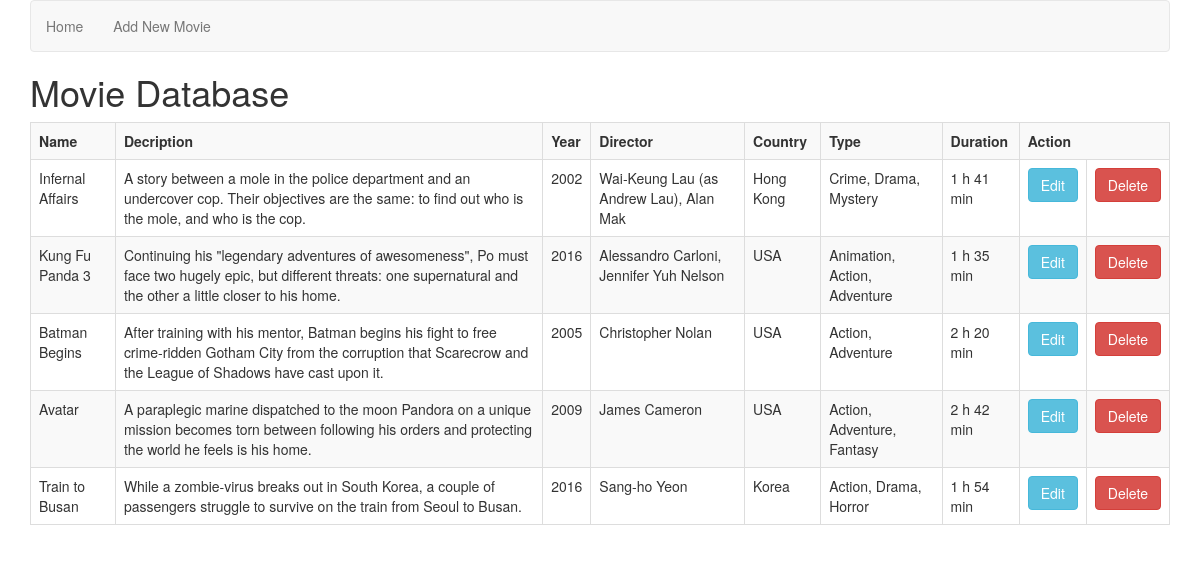
The page / on the database its author committed.
### tables this page shows
CREATE TABLE `movies` (
  `id` int(10) UNSIGNED NOT NULL,
  `name` varchar(100) NOT NULL,
  `description` text NOT NULL,
  `year` int(4) UNSIGNED NOT NULL,
  `director` varchar(50) NOT NULL,
  `type` varchar(50) NOT NULL,
  `country` varchar(50) NOT NULL,
  `duration` int(5) UNSIGNED NOT NULL
);

### index.php (the view)
<?php include('inc/header.php'); ?>
<?php
function convertDuration($duratin){
    return floor($duratin/60)." h ".($duratin % 60)." min";
}
$query = "SELECT * FROM movies";
$results = $moviesDb->query($query);
?>
        <table class="table table-striped table-bordered table-hover">
        <tr>
            <th>Name</th>
            <th>Decription</th>
            <th>Year</th>
            <th>Director</th>
            <th>Country</th>
            <th>Type</th>
            <th>Duration</th>
            <th colspan="2">Action</th>
        </tr>
<?php
while ($movie = $results->fetch_assoc()){
    echo "<tr>
        <td>".$movie['name']."</td>
        <td>".$movie['description']."</td>
        <td>".$movie['year']."</td>
        <td>".$movie['director']."</td>
        <td>".$movie['country']."</td>
        <td>".$movie['type']."</td>
        <td>".convertDuration($movie['duration'])."</td>
        <td><a class=\"btn btn-info\" href=\"/movies/edit.php?id=".$movie['id']."\">Edit</a></td>
        <td><button type=\"button\"  class=\"btn btn-danger\">Delete</button></td>
    </tr>";
}
?>
        </table>
<?php include('inc/footer.php'); ?>

### inc/header.php (shortened to what this page needs)
<!DOCTYPE html>
<html lang="en">
    <head>
        <link href="css/bootstrap.min.css" rel="stylesheet">
    </head>
    <body>
        <div class="container">
            <nav class="navbar navbar-default">
                <ul class="nav navbar-nav">
                    <li><a href="/movies/">Home</a></li>
                    <li><a href="/movies/create.php">Add New Movie</a></li>
                </ul>
            </nav>
            <h1>Movie Database</h1>

### inc/footer.php (shortened to what this page needs)
        </div>
    </body>
</html>

### rows shown on the page
movies: name "Infernal Affairs", description "A story between a mole in the police department and an undercover cop. Their objectives are the same: to find out who is the mole, and who is the cop.", year "2002", director "Wai-Keung Lau (as Andrew Lau), Alan Mak", country "Hong Kong", type "Crime, Drama, Mystery", duration "1 h 41 min"
movies: name "Kung Fu Panda 3", description "Continuing his \"legendary adventures of awesomeness\", Po must face two hugely epic, but different threats: one supernatural and the other a little closer to his home.", year "2016", director "Alessandro Carloni, Jennifer Yuh Nelson", country "USA", type "Animation, Action, Adventure", duration "1 h 35 min"
movies: name "Batman Begins", description "After training with his mentor, Batman begins his fight to free crime-ridden Gotham City from the corruption that Scarecrow and the League of Shadows have cast upon it.", year "2005", director "Christopher Nolan", country "USA", type "Action, Adventure", duration "2 h 20 min"
movies: name "Avatar", description "A paraplegic marine dispatched to the moon Pandora on a unique mission becomes torn between following his orders and protecting the world he feels is his home.", year "2009", director "James Cameron", country "USA", type "Action, Adventure, Fantasy", duration "2 h 42 min"
movies: name "Train to Busan", description "While a zombie-virus breaks out in South Korea, a couple of passengers struggle to survive on the train from Seoul to Busan.", year "2016", director "Sang-ho Yeon", country "Korea", type "Action, Drama, Horror", duration "1 h 54 min"
